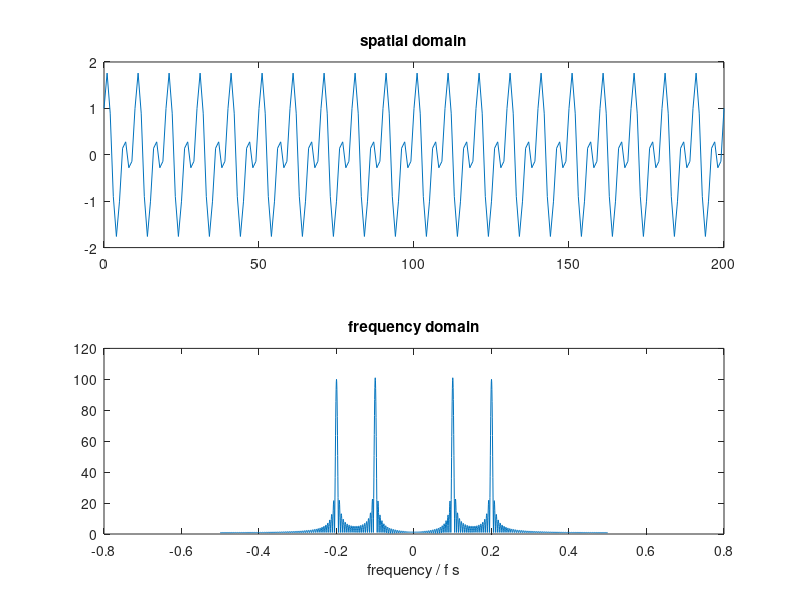

Write MATLAB code to recreate this figure. (Note: this script raises an error after producing the figure.)
%% ======================== Fourier series of 1-D function
% define the function (spatial domain)
x = 0:200;
y1 = sin(2*pi*x/10);
y2 = cos(2*pi*x/10)+sin(2*pi*x/5);
y = y2; % you can choose y1 or y2 here, or other functions you like
n = 2000; % sample n points on the function, then compute n-point DFT
% -------------- Write your code here
% you need to compute the Fourier series of function y here
Y = abs(fftshift(fft(y,n)));
% -------------- end of your code
freq = ((-n/2) : (n/2-1))/n;
figure(1);
subplot(2,1,1), plot(x,y), title('spatial domain');
subplot(2,1,2), plot(freq, Y), title('frequency domain'), xlabel('frequency / f s');

%% ======================== Fourier transform of 2-D image
img_1 = repmat(peaks(20),[10 10]);
img_2 = rgb2gray(imread('./img/ZHISHI.jpg'));
img = img_2;
% -------------- Write your code here
% you need to compute the Fourier transform of the image img here
Y = fft2(img);
Y = abs(fftshift(Y));
% -------------- end of your code
figure(2);
subplot(1,2,1), imshow(mat2gray(img)), title('Spatial domain image');
subplot(1,2,2), imshow(mat2gray(log(Y+1))), title('Frequency domain image (log magnitude)');

%% ======================== Subsampling
img = rgb2gray(imread('./img/zebra.jpg'));
k = 2; % subsample the image k times by a factor of 2
% -------------- Write your code here
% you need to subsample the image in two ways:
% 1. a naive method, put result in img_a
% 2. an anti-aliasing method, put result in img_b
img_a = img(1:k:end,1:k:end);
blur = imfilter(img,fspecial('gaussian',5,0.6));
img_b = blur(1:k:end,1:k:end);
img_c=imresize(img,0.5);
% -------------- end of your code
figure(3);
subplot(1,4,1), imshow(img), title(['Original ' num2str(size(img, 1)) 'x' num2str(size(img, 2)) ]);
subplot(1,4,2), imshow(img_a), title(['Bad subsampling ' num2str(size(img_a, 1)) 'x' num2str(size(img_a, 2)) ]);
subplot(1,4,3), imshow(img_b), title(['Good subsampling ' num2str(size(img_b, 1)) 'x' num2str(size(img_b, 2)) ]);
subplot(1,4,4), imshow(imresize(img,0.5)), title(['Correct subsampling ' num2str(size(imresize(img,0.5), 1)) 'x' num2str(size(imresize(img,0.5), 2)) ]);

%% ========================== Low pass and high pass
img = rgb2gray(imread('./img/BAIQI.jpg'));
% -------------- Write your code here
% you need to do low and high pass filtering in *frequency* domain
% low_pass_img and high_pass_img should be the filtered images in spatial domain
% for low pass filter, you can consider the Gaussian filter
% refer to slides 76-80 for help
imgfft = fft2(double(img));
[a,b] = size(imgfft);
[X Y]=meshgrid(0:b-1,0:a-1);
gau=exp(-((X-0.5*b).^2+(Y-0.5*a).^2)./(2*5).^2);
gauh=1-gau;
low_pass_img = ifft2(ifftshift(gau.*fftshift(imgfft)));
high_pass_img = ifft2(ifftshift(gauh.*fftshift(imgfft)));
% -------------- end of your code
figure(4)
subplot(1,3,1), imshow(img), title('Original image');
subplot(1,3,2), imshow(mat2gray(low_pass_img)), title('Low pass filtered image')
subplot(1,3,3), imshow(mat2gray(high_pass_img)), title('High pass filtered image')
